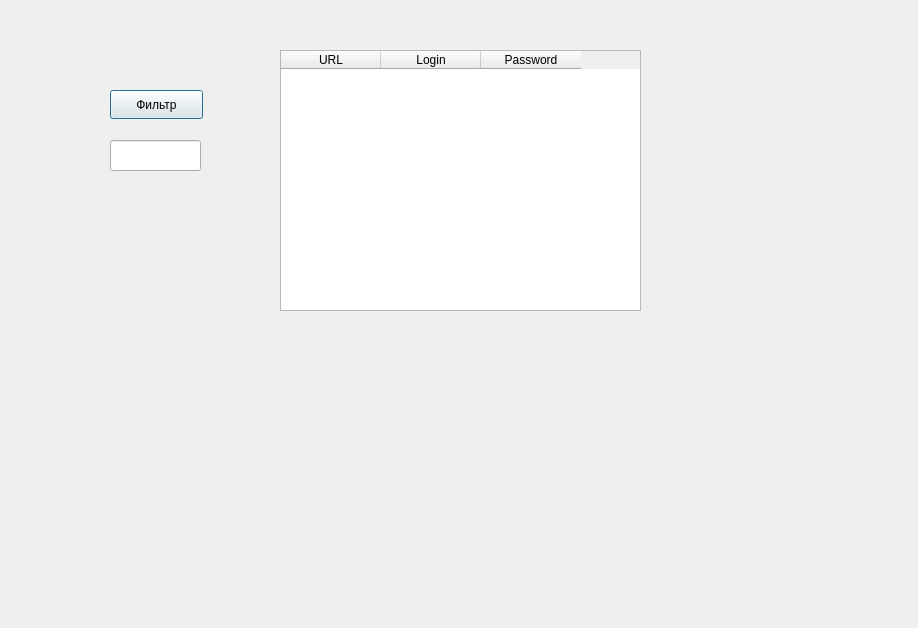
<?xml version="1.0" encoding="UTF-8"?>
<ui version="4.0">
 <class>CredentialsDialog</class>
 <widget class="QDialog" name="CredentialsDialog">
  <property name="geometry">
   <rect>
    <x>0</x>
    <y>0</y>
    <width>918</width>
    <height>628</height>
   </rect>
  </property>
  <property name="windowTitle">
   <string>Dialog</string>
  </property>
  <widget class="QTableWidget" name="credentialsTable">
   <property name="geometry">
    <rect>
     <x>280</x>
     <y>50</y>
     <width>361</width>
     <height>261</height>
    </rect>
   </property>
   <column>
    <property name="text">
     <string>URL</string>
    </property>
   </column>
   <column>
    <property name="text">
     <string>Login</string>
    </property>
   </column>
   <column>
    <property name="text">
     <string>Password</string>
    </property>
   </column>
  </widget>
  <widget class="QLineEdit" name="filterInput">
   <property name="geometry">
    <rect>
     <x>110</x>
     <y>140</y>
     <width>91</width>
     <height>31</height>
    </rect>
   </property>
  </widget>
  <widget class="QPushButton" name="filterButton">
   <property name="geometry">
    <rect>
     <x>110</x>
     <y>90</y>
     <width>93</width>
     <height>29</height>
    </rect>
   </property>
   <property name="text">
    <string>Фильтр</string>
   </property>
  </widget>
 </widget>
 <resources/>
 <connections/>
</ui>
